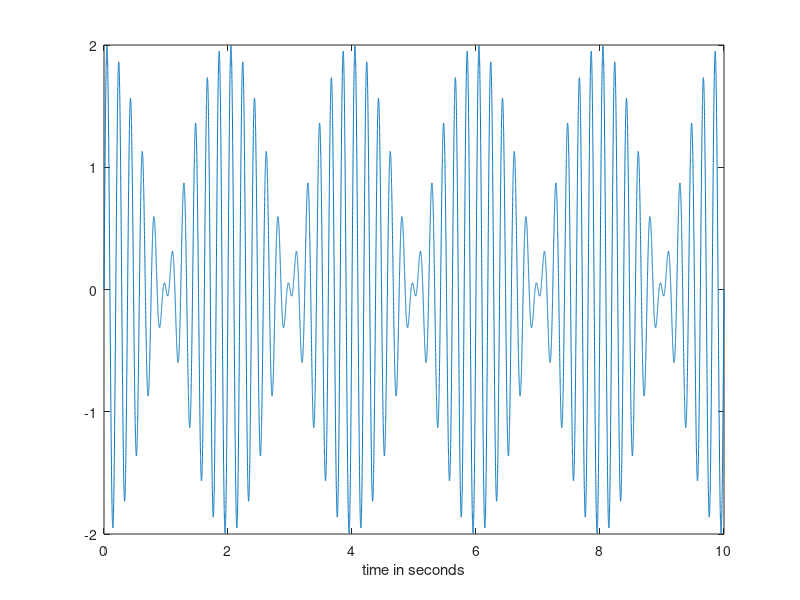
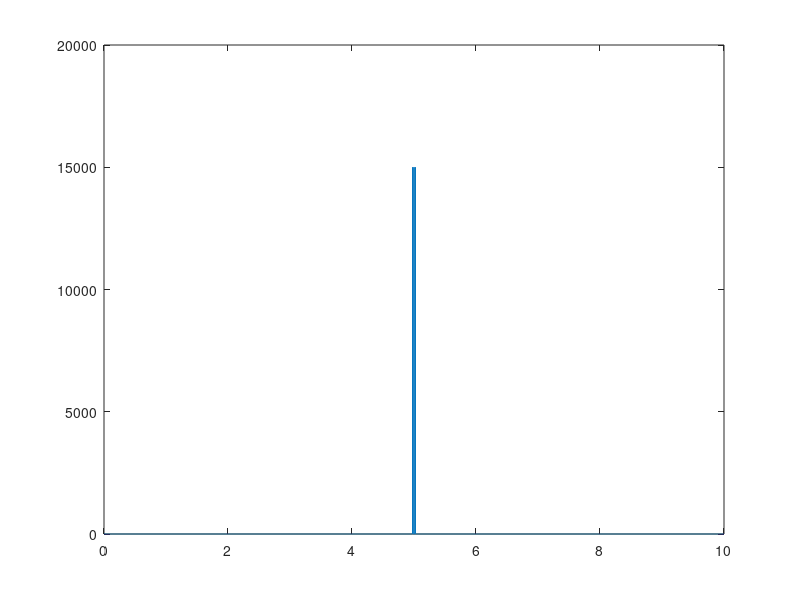

Source code (MATLAB) for these figures, in order:
clear all;
close all;
fs=3000; %samping rate
T=10;
t=0:1/fs:T; %time period
y1=sin(2*pi*5*t);
y2=sin(2*pi*5.5*t);
y_t=y1+y2;
figure;
plot(t,y_t);xlabel('time in seconds');
y_f=fft(y_t);
y_m=fftshift(abs(y_f));
figure;
plot(t,y_m);





